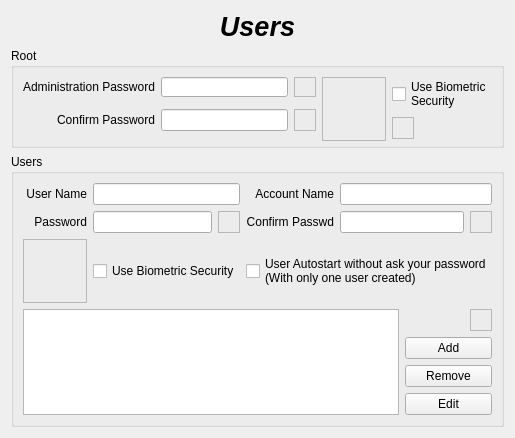
          <widget class="QWidget" name="PUsers">
           <layout class="QGridLayout" name="gridLayout_16">
            <item row="0" column="0">
             <widget class="QLabel" name="LUsersTitle">
              <property name="maximumSize">
               <size>
                <width>16777215</width>
                <height>50</height>
               </size>
              </property>
              <property name="font">
               <font>
                <pointsize>20</pointsize>
                <weight>75</weight>
                <italic>true</italic>
                <bold>true</bold>
               </font>
              </property>
              <property name="text">
               <string>Users</string>
              </property>
              <property name="alignment">
               <set>Qt::AlignCenter</set>
              </property>
             </widget>
            </item>
            <item row="1" column="0">
             <widget class="QGroupBox" name="GBUsersRoot">
              <property name="maximumSize">
               <size>
                <width>16777215</width>
                <height>100</height>
               </size>
              </property>
              <property name="title">
               <string>Root</string>
              </property>
              <layout class="QGridLayout" name="gridLayout_17">
               <item row="0" column="0">
                <widget class="QLabel" name="LRootPasswd1">
                 <property name="text">
                  <string>Administration Password</string>
                 </property>
                </widget>
               </item>
               <item row="0" column="1">
                <widget class="QLineEdit" name="LERootPasswd1">
                 <property name="maxLength">
                  <number>12</number>
                 </property>
                 <property name="echoMode">
                  <enum>QLineEdit::Password</enum>
                 </property>
                </widget>
               </item>
               <item row="0" column="2">
                <widget class="QFrame" name="FStrenghtRoot1">
                 <property name="minimumSize">
                  <size>
                   <width>16</width>
                   <height>16</height>
                  </size>
                 </property>
                 <property name="maximumSize">
                  <size>
                   <width>22</width>
                   <height>22</height>
                  </size>
                 </property>
                 <property name="frameShape">
                  <enum>QFrame::StyledPanel</enum>
                 </property>
                 <property name="frameShadow">
                  <enum>QFrame::Raised</enum>
                 </property>
                </widget>
               </item>
               <item row="0" column="3" rowspan="3">
                <widget class="QFrame" name="FBioRoot">
                 <property name="minimumSize">
                  <size>
                   <width>64</width>
                   <height>64</height>
                  </size>
                 </property>
                 <property name="maximumSize">
                  <size>
                   <width>64</width>
                   <height>64</height>
                  </size>
                 </property>
                 <property name="frameShape">
                  <enum>QFrame::StyledPanel</enum>
                 </property>
                 <property name="frameShadow">
                  <enum>QFrame::Raised</enum>
                 </property>
                </widget>
               </item>
               <item row="0" column="4" rowspan="2">
                <widget class="QCheckBox" name="CBBioRoot">
                 <property name="minimumSize">
                  <size>
                   <width>16</width>
                   <height>16</height>
                  </size>
                 </property>
                 <property name="text">
                  <string>Use Biometric
Security</string>
                 </property>
                </widget>
               </item>
               <item row="1" column="0" rowspan="2">
                <widget class="QLabel" name="LRootPasswd2">
                 <property name="text">
                  <string>Confirm Password</string>
                 </property>
                 <property name="alignment">
                  <set>Qt::AlignRight|Qt::AlignTrailing|Qt::AlignVCenter</set>
                 </property>
                </widget>
               </item>
               <item row="1" column="1" rowspan="2">
                <widget class="QLineEdit" name="LERootPasswd2">
                 <property name="maxLength">
                  <number>12</number>
                 </property>
                 <property name="echoMode">
                  <enum>QLineEdit::Password</enum>
                 </property>
                </widget>
               </item>
               <item row="1" column="2" rowspan="2">
                <widget class="QFrame" name="FStrenghtRoot2">
                 <property name="minimumSize">
                  <size>
                   <width>22</width>
                   <height>22</height>
                  </size>
                 </property>
                 <property name="maximumSize">
                  <size>
                   <width>22</width>
                   <height>22</height>
                  </size>
                 </property>
                 <property name="frameShape">
                  <enum>QFrame::StyledPanel</enum>
                 </property>
                 <property name="frameShadow">
                  <enum>QFrame::Raised</enum>
                 </property>
                </widget>
               </item>
               <item row="2" column="4">
                <widget class="QFrame" name="FRootUserInfo">
                 <property name="minimumSize">
                  <size>
                   <width>22</width>
                   <height>22</height>
                  </size>
                 </property>
                 <property name="maximumSize">
                  <size>
                   <width>22</width>
                   <height>22</height>
                  </size>
                 </property>
                 <property name="frameShape">
                  <enum>QFrame::StyledPanel</enum>
                 </property>
                 <property name="frameShadow">
                  <enum>QFrame::Raised</enum>
                 </property>
                </widget>
               </item>
              </layout>
             </widget>
            </item>
            <item row="2" column="0">
             <widget class="QGroupBox" name="GBUser">
              <property name="title">
               <string>Users</string>
              </property>
              <layout class="QGridLayout" name="gridLayout_18">
               <item row="0" column="0">
                <widget class="QLabel" name="LUser">
                 <property name="text">
                  <string>User Name</string>
                 </property>
                 <property name="alignment">
                  <set>Qt::AlignRight|Qt::AlignTrailing|Qt::AlignVCenter</set>
                 </property>
                </widget>
               </item>
               <item row="0" column="1" colspan="2">
                <widget class="QLineEdit" name="LEUser"/>
               </item>
               <item row="0" column="3">
                <widget class="QLabel" name="LAccount">
                 <property name="text">
                  <string>Account Name</string>
                 </property>
                 <property name="alignment">
                  <set>Qt::AlignRight|Qt::AlignTrailing|Qt::AlignVCenter</set>
                 </property>
                </widget>
               </item>
               <item row="0" column="4" colspan="3">
                <widget class="QLineEdit" name="LEAccount"/>
               </item>
               <item row="1" column="0">
                <widget class="QLabel" name="LPasswdUser1">
                 <property name="text">
                  <string>Password</string>
                 </property>
                 <property name="alignment">
                  <set>Qt::AlignRight|Qt::AlignTrailing|Qt::AlignVCenter</set>
                 </property>
                </widget>
               </item>
               <item row="1" column="1">
                <widget class="QLineEdit" name="LEPasswdUser1"/>
               </item>
               <item row="1" column="2">
                <widget class="QFrame" name="FStrenghtUser1">
                 <property name="minimumSize">
                  <size>
                   <width>22</width>
                   <height>22</height>
                  </size>
                 </property>
                 <property name="maximumSize">
                  <size>
                   <width>22</width>
                   <height>22</height>
                  </size>
                 </property>
                 <property name="frameShape">
                  <enum>QFrame::StyledPanel</enum>
                 </property>
                 <property name="frameShadow">
                  <enum>QFrame::Raised</enum>
                 </property>
                </widget>
               </item>
               <item row="1" column="3">
                <widget class="QLabel" name="LPasswdUser2">
                 <property name="text">
                  <string>Confirm Passwd</string>
                 </property>
                 <property name="alignment">
                  <set>Qt::AlignRight|Qt::AlignTrailing|Qt::AlignVCenter</set>
                 </property>
                </widget>
               </item>
               <item row="1" column="4" colspan="2">
                <widget class="QLineEdit" name="LEPasswdUser2"/>
               </item>
               <item row="1" column="6">
                <widget class="QFrame" name="FStrenghtUser2">
                 <property name="minimumSize">
                  <size>
                   <width>22</width>
                   <height>22</height>
                  </size>
                 </property>
                 <property name="maximumSize">
                  <size>
                   <width>22</width>
                   <height>22</height>
                  </size>
                 </property>
                 <property name="frameShape">
                  <enum>QFrame::StyledPanel</enum>
                 </property>
                 <property name="frameShadow">
                  <enum>QFrame::Raised</enum>
                 </property>
                </widget>
               </item>
               <item row="2" column="0">
                <widget class="QFrame" name="FBioUser">
                 <property name="minimumSize">
                  <size>
                   <width>64</width>
                   <height>64</height>
                  </size>
                 </property>
                 <property name="maximumSize">
                  <size>
                   <width>64</width>
                   <height>64</height>
                  </size>
                 </property>
                 <property name="frameShape">
                  <enum>QFrame::StyledPanel</enum>
                 </property>
                 <property name="frameShadow">
                  <enum>QFrame::Raised</enum>
                 </property>
                </widget>
               </item>
               <item row="2" column="1" colspan="2">
                <widget class="QCheckBox" name="CBBioUser">
                 <property name="text">
                  <string>Use Biometric Security</string>
                 </property>
                </widget>
               </item>
               <item row="2" column="3" colspan="4">
                <widget class="QCheckBox" name="CBAutologin">
                 <property name="text">
                  <string>User Autostart without ask your password 
(With only one user created)</string>
                 </property>
                </widget>
               </item>
               <item row="3" column="0" rowspan="4" colspan="5">
                <widget class="QListWidget" name="LWUserList">
                 <property name="iconSize">
                  <size>
                   <width>32</width>
                   <height>32</height>
                  </size>
                 </property>
                </widget>
               </item>
               <item row="3" column="6">
                <widget class="QFrame" name="FUserInfo">
                 <property name="minimumSize">
                  <size>
                   <width>22</width>
                   <height>22</height>
                  </size>
                 </property>
                 <property name="maximumSize">
                  <size>
                   <width>22</width>
                   <height>22</height>
                  </size>
                 </property>
                 <property name="frameShape">
                  <enum>QFrame::StyledPanel</enum>
                 </property>
                 <property name="frameShadow">
                  <enum>QFrame::Raised</enum>
                 </property>
                </widget>
               </item>
               <item row="4" column="5" colspan="2">
                <widget class="QPushButton" name="BAddUser">
                 <property name="text">
                  <string>Add</string>
                 </property>
                 <property name="icon">
                  <iconset>
                   <normaloff>../../usr/share/kademar/utils/cadi/img/list_add_user.png</normaloff>../../usr/share/kademar/utils/cadi/img/list_add_user.png</iconset>
                 </property>
                 <property name="iconSize">
                  <size>
                   <width>32</width>
                   <height>32</height>
                  </size>
                 </property>
                </widget>
               </item>
               <item row="5" column="5" colspan="2">
                <widget class="QPushButton" name="BRemoveUser">
                 <property name="text">
                  <string>Remove</string>
                 </property>
                 <property name="icon">
                  <iconset>
                   <normaloff>../../usr/share/kademar/utils/cadi/img/list-remove-user.png</normaloff>../../usr/share/kademar/utils/cadi/img/list-remove-user.png</iconset>
                 </property>
                 <property name="iconSize">
                  <size>
                   <width>32</width>
                   <height>32</height>
                  </size>
                 </property>
                </widget>
               </item>
               <item row="6" column="5" colspan="2">
                <widget class="QPushButton" name="BEditUser">
                 <property name="text">
                  <string>Edit</string>
                 </property>
                 <property name="icon">
                  <iconset>
                   <normaloff>../../usr/share/kademar/utils/cadi/img/user-properties.png</normaloff>../../usr/share/kademar/utils/cadi/img/user-properties.png</iconset>
                 </property>
                 <property name="iconSize">
                  <size>
                   <width>32</width>
                   <height>32</height>
                  </size>
                 </property>
                </widget>
               </item>
              </layout>
             </widget>
            </item>
           </layout>
          </widget>
